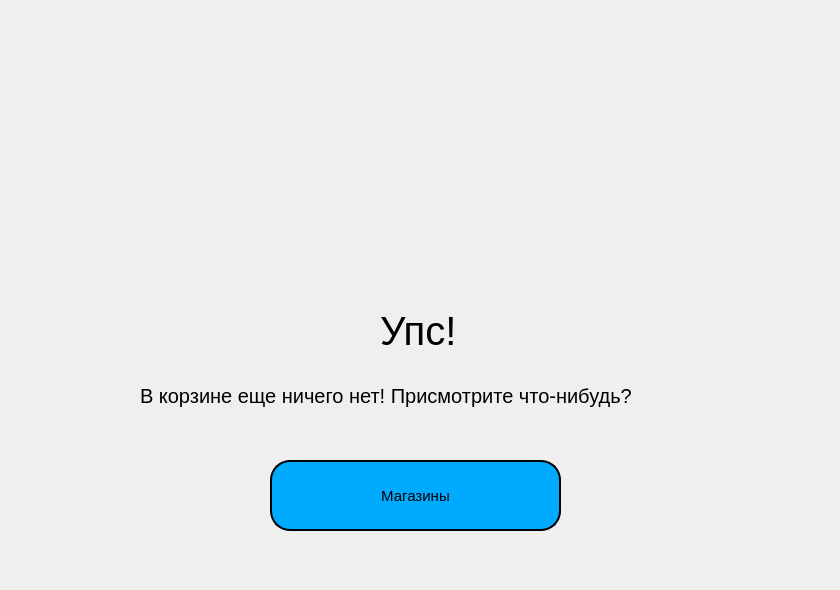
    <widget class="QWidget" name="ifEmptyBasket">
     <widget class="QLabel" name="label_23">
      <property name="geometry">
       <rect>
        <x>380</x>
        <y>270</y>
        <width>451</width>
        <height>121</height>
       </rect>
      </property>
      <property name="styleSheet">
       <string notr="true">QLabel
{
	font: 900 9pt &quot;Segoe UI&quot;;
	font-size: 40px;
}</string>
      </property>
      <property name="text">
       <string>Упс! </string>
      </property>
     </widget>
     <widget class="QPushButton" name="emptyBasket_toShop_button">
      <property name="geometry">
       <rect>
        <x>270</x>
        <y>460</y>
        <width>291</width>
        <height>71</height>
       </rect>
      </property>
      <property name="styleSheet">
       <string notr="true">QPushButton{
	font: 900 9pt &quot;Segoe UI&quot;;
	border: 2px solid black;
	background-color: rgb(0, 170, 255);
	font-size: 15px;	
	border-radius: 20px;	
	color:black;
}

QPushButton:pressed
{
	background-color: rgb(26, 18, 139);
}

QPushButton:hover
{
	background-color: rgb(14, 118, 255);
}</string>
      </property>
      <property name="text">
       <string>Магазины</string>
      </property>
     </widget>
     <widget class="QLabel" name="logo_label_7">
      <property name="geometry">
       <rect>
        <x>690</x>
        <y>500</y>
        <width>91</width>
        <height>81</height>
       </rect>
      </property>
      <property name="text">
       <string/>
      </property>
     </widget>
     <widget class="QLabel" name="label_13">
      <property name="geometry">
       <rect>
        <x>140</x>
        <y>370</y>
        <width>681</width>
        <height>51</height>
       </rect>
      </property>
      <property name="styleSheet">
       <string notr="true">QLabel
{
	font: 900 9pt &quot;Segoe UI&quot;;
	font-size: 20px;
}</string>
      </property>
      <property name="text">
       <string>В корзине еще ничего нет! Присмотрите что-нибудь?</string>
      </property>
     </widget>
     <widget class="QLabel" name="imageForEmptyBasket_label">
      <property name="geometry">
       <rect>
        <x>138</x>
        <y>20</y>
        <width>541</width>
        <height>271</height>
       </rect>
      </property>
      <property name="text">
       <string/>
      </property>
     </widget>
    </widget>
